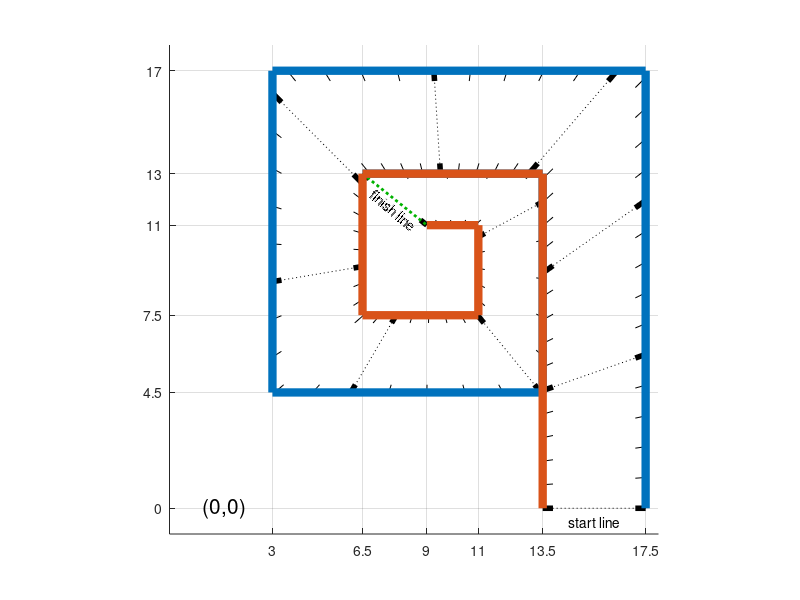

Write MATLAB code to recreate this figure.
figure(33)
clf

% set 1:1 scaling and axes:
axis ([-1 18 -1 18]);
axis equal
hold on
grid on

% Define maze walls:
x2 = [17.5,17.5,3,3,13.5,13.5,6.5,9]; %10];
y2 = [0,17,17,4.5,4.5,13,13,11]; %9-sqrt(2)];
x3 = [13.5,13.5,6.5,6.5,11,11,9]; %10];
y3 = [0,13,13,7.5,7.5,11,11];

% Sort corner locations, to set axis tick marks:
xu = [x2, x3]; yu = [y2,y3];
xu = sort(xu); yu = sort(yu);
fi = find(xu(2:end)~=xu(1:end-1));
xu = [xu(fi), xu(end)];
fi = find(yu(2:end)~=yu(1:end-1));
yu = [yu(fi), yu(end)];
set(gca,'XTick',xu,'YTick',yu)

% Define waypoints, wrt center of path:
xm = .5*(x2(1:end-1)+x3);
ym = .5*(y2(1:end-1)+y3);
dx = diff(xm); dy = diff(ym);
d = (dx.^2 + dy.^2).^.5;
dway = [0, cumsum(d)];
npts = 50;
nlist = max(dway)*[0:(1/npts):1];
xp2 = interp1(dway,x2(1:end-1),nlist);
yp2 = interp1(dway,y2(1:end-1),nlist);
xp3 = interp1(dway,x3,nlist);
yp3 = interp1(dway,y3,nlist);

% Draw the tick marks every 2% along the path.
% Draw a dash line every 10% along the path.
for n=1:length(xp2)
    % p0 = plot([xp2(n) xp3(n)],[yp2(n) yp3(n)],'k:');
    p1 = plot([xp2(n) .9*xp2(n)+.1*xp3(n)],[yp2(n) .9*yp2(n)+.1*yp3(n)],'k-');
    p2 = plot([xp3(n) .9*xp3(n)+.1*xp2(n)],[yp3(n) .9*yp3(n)+.1*yp2(n)],'k-');
    if mod(n,5)==1
        p0 = plot([xp2(n) xp3(n)],[yp2(n) yp3(n)],'k:');
        %set(p0,'LineWidth',2);
        set(p1,'LineWidth',4);
        set(p2,'LineWidth',4);
    end
end
set(p0,'LineWidth',2,'Color',[0 .7 0],'LineStyle',':');

% Draw the actual MAZE:
plot (x2(1:end-1),y2(1:end-1),'-','LineWidth',6);
plot (x3,y3,'-','LineWidth',6);

% Label the start and finish lines:
text(15.5,-.5,'start line','HorizontalAlignment','center')
text(7.7,11.6,'finish line','HorizontalAlignment','center','Rotation',-40)

% add (0,0) location coordinate
textString = sprintf('(0,0)');
text(0 + 0.3, 0, textString, 'FontSize', 15);
